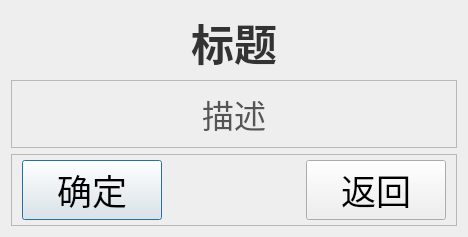
<?xml version="1.0" encoding="UTF-8"?>
<ui version="4.0">
 <class>QuestionBox</class>
 <widget class="QDialog" name="QuestionBox">
  <property name="geometry">
   <rect>
    <x>0</x>
    <y>0</y>
    <width>468</width>
    <height>173</height>
   </rect>
  </property>
  <property name="maximumSize">
   <size>
    <width>600</width>
    <height>600</height>
   </size>
  </property>
  <property name="windowTitle">
   <string>Dialog</string>
  </property>
  <property name="styleSheet">
   <string notr="true">#QuestionBox{
	background-color: #eee;
}






</string>
  </property>
  <layout class="QVBoxLayout" name="verticalLayout" stretch="1,0,1">
   <item>
    <widget class="QLabel" name="labTitle">
     <property name="font">
      <font>
       <pointsize>32</pointsize>
       <weight>75</weight>
       <bold>true</bold>
      </font>
     </property>
     <property name="styleSheet">
      <string notr="true">color:#333;</string>
     </property>
     <property name="text">
      <string>标题</string>
     </property>
     <property name="alignment">
      <set>Qt::AlignCenter</set>
     </property>
    </widget>
   </item>
   <item>
    <widget class="QFrame" name="frmMain">
     <property name="minimumSize">
      <size>
       <width>0</width>
       <height>0</height>
      </size>
     </property>
     <property name="styleSheet">
      <string notr="true"/>
     </property>
     <property name="frameShape">
      <enum>QFrame::StyledPanel</enum>
     </property>
     <property name="frameShadow">
      <enum>QFrame::Raised</enum>
     </property>
     <layout class="QHBoxLayout" name="horizontalLayout_3">
      <item>
       <widget class="QLabel" name="labTips">
        <property name="font">
         <font>
          <pointsize>24</pointsize>
         </font>
        </property>
        <property name="styleSheet">
         <string notr="true">color:#555;</string>
        </property>
        <property name="text">
         <string>描述</string>
        </property>
        <property name="alignment">
         <set>Qt::AlignCenter</set>
        </property>
       </widget>
      </item>
     </layout>
    </widget>
   </item>
   <item>
    <layout class="QHBoxLayout" name="horizontalLayout_2" stretch="5">
     <item>
      <widget class="QFrame" name="frmButton">
       <property name="styleSheet">
        <string notr="true">QFrame{
	background:none;
	border:none;
}
QFrame &gt; QPushButton{
	border-radius:8px;
}

#btnBack
{
	background-color:#eee;
	color:#0F68EF;
}
#btnBack::pressed
{
	background-color:#0F68EF;
	color:#eee;
}

#btnOk
{
	background-color:#0F68EF;
	color:#eee;
}
#btnOk::pressed
{
	background-color:#eee;
	color:#0F68EF;
}</string>
       </property>
       <property name="frameShape">
        <enum>QFrame::StyledPanel</enum>
       </property>
       <property name="frameShadow">
        <enum>QFrame::Raised</enum>
       </property>
       <layout class="QHBoxLayout" name="horizontalLayout" stretch="1,1,1">
        <property name="spacing">
         <number>5</number>
        </property>
        <property name="leftMargin">
         <number>10</number>
        </property>
        <property name="topMargin">
         <number>5</number>
        </property>
        <property name="rightMargin">
         <number>10</number>
        </property>
        <property name="bottomMargin">
         <number>5</number>
        </property>
        <item>
         <widget class="QPushButton" name="btnOk">
          <property name="sizePolicy">
           <sizepolicy hsizetype="Preferred" vsizetype="Preferred">
            <horstretch>0</horstretch>
            <verstretch>0</verstretch>
           </sizepolicy>
          </property>
          <property name="font">
           <font>
            <pointsize>26</pointsize>
            <weight>50</weight>
            <bold>false</bold>
           </font>
          </property>
          <property name="text">
           <string>确定</string>
          </property>
         </widget>
        </item>
        <item>
         <spacer name="horizontalSpacer_2">
          <property name="orientation">
           <enum>Qt::Horizontal</enum>
          </property>
          <property name="sizeHint" stdset="0">
           <size>
            <width>40</width>
            <height>20</height>
           </size>
          </property>
         </spacer>
        </item>
        <item>
         <widget class="QPushButton" name="btnBack">
          <property name="sizePolicy">
           <sizepolicy hsizetype="Preferred" vsizetype="Preferred">
            <horstretch>0</horstretch>
            <verstretch>0</verstretch>
           </sizepolicy>
          </property>
          <property name="font">
           <font>
            <pointsize>26</pointsize>
            <weight>50</weight>
            <bold>false</bold>
           </font>
          </property>
          <property name="text">
           <string>返回</string>
          </property>
         </widget>
        </item>
       </layout>
      </widget>
     </item>
    </layout>
   </item>
  </layout>
 </widget>
 <resources/>
 <connections/>
</ui>
